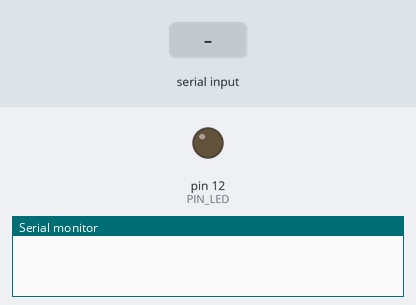
A sketch run on a simulated Arduino Uno, built with avr-gcc and run on an emulated ATmega328P. Shown: output pins drawn as LEDs (lit = HIGH), the last lines printed to the serial monitor. The inputs (shaded band) are chosen by the test bench.

Above: at 1.2 s.
1.3 s: "LED ON" received over Serial
At 3.1 s:
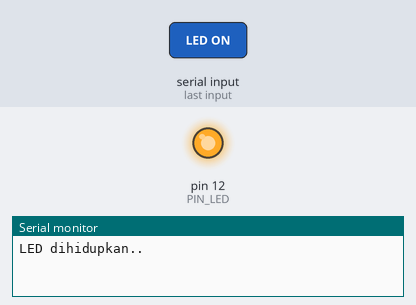
3.8 s: "LED OFF" received over Serial
At 5.1 s:
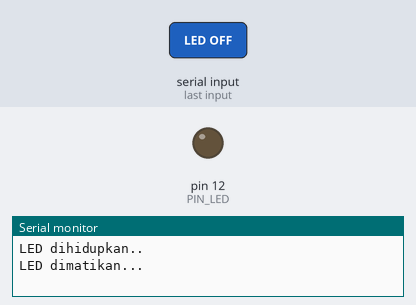
Timing chart, 0 to 6.8 s (numbered marks = the images above; inputs shaded):
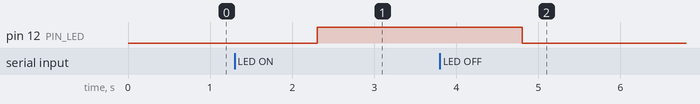

The sketch:

aturled.ino
```cpp
// ----------------------------------
// Contoh untuk mengontrol LED
//   melalui Serial Monitor
// ----------------------------------

const int PIN_LED = 12;

void setup() {
  Serial.begin(9600);

  pinMode(PIN_LED, OUTPUT);
  digitalWrite(PIN_LED, LOW);
}

void loop() {
  String perintah;

  if (Serial.available() != 0)
     perintah = Serial.readString();

  if (perintah.length() != 0) {
    // Konversi ke string dengan huruf kapital
    perintah.toUpperCase();
    if (perintah == "LED ON") {
      digitalWrite(PIN_LED, HIGH);
      Serial.println("LED dihidupkan..");
    }
    else if (perintah == "LED OFF") {
      digitalWrite(PIN_LED, LOW);
      Serial.println("LED dimatikan...");
    }
  }
}
```

Measured:
- after the input at 1.3 s, pin 12 (PIN_LED): LOW → HIGH after 1.0 s
- after the input at 3.8 s, pin 12 (PIN_LED): HIGH → LOW after 1.0 s
